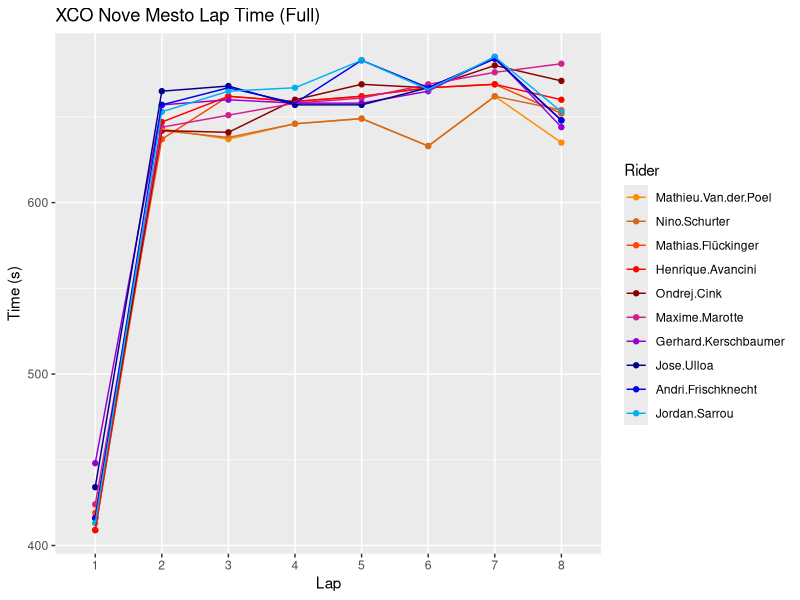
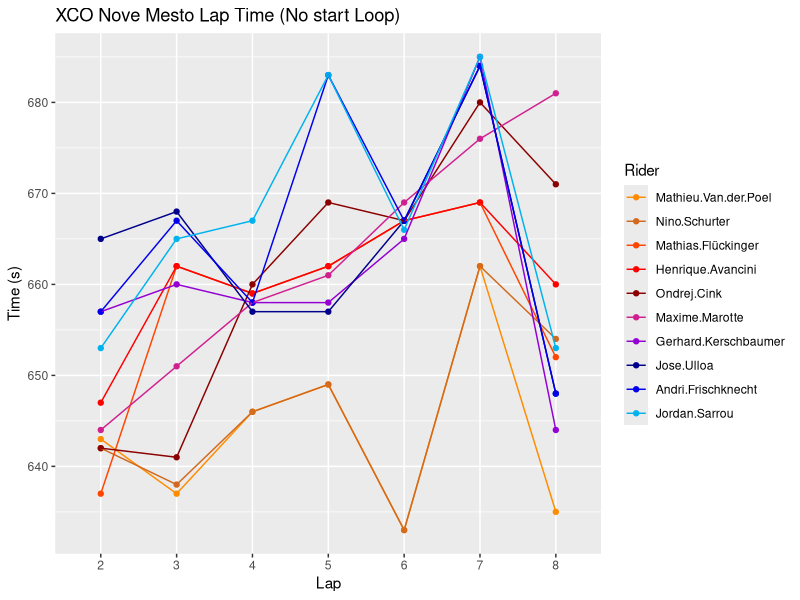
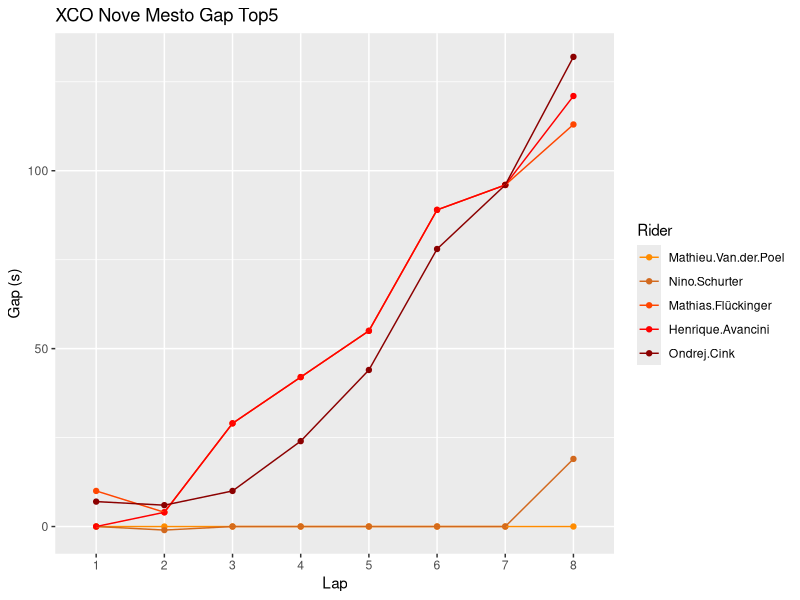
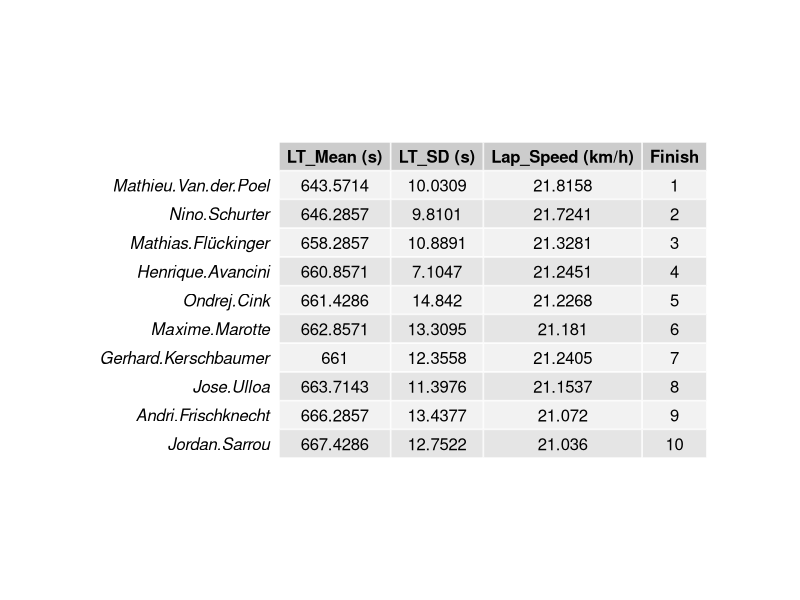
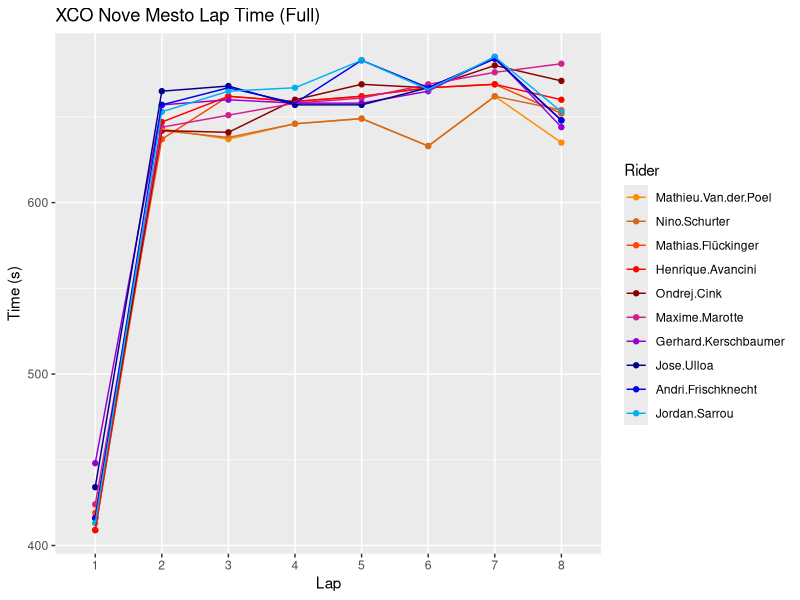
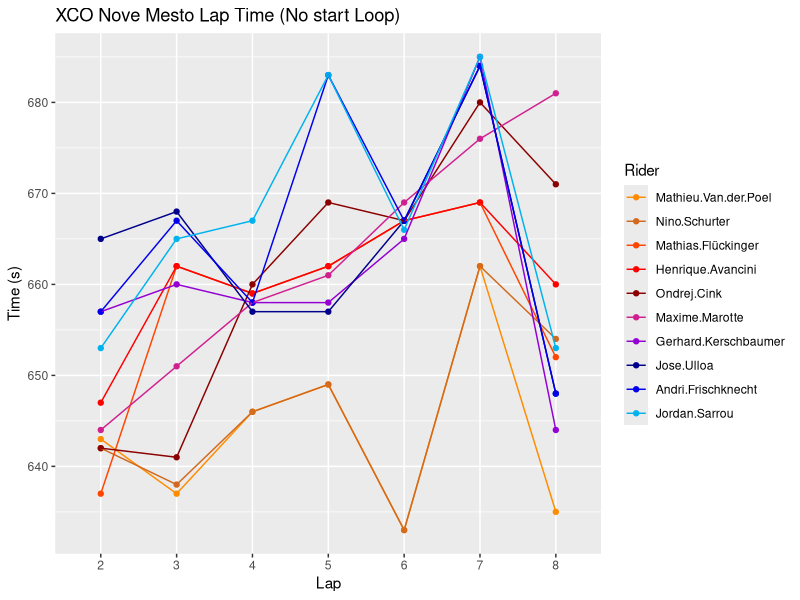
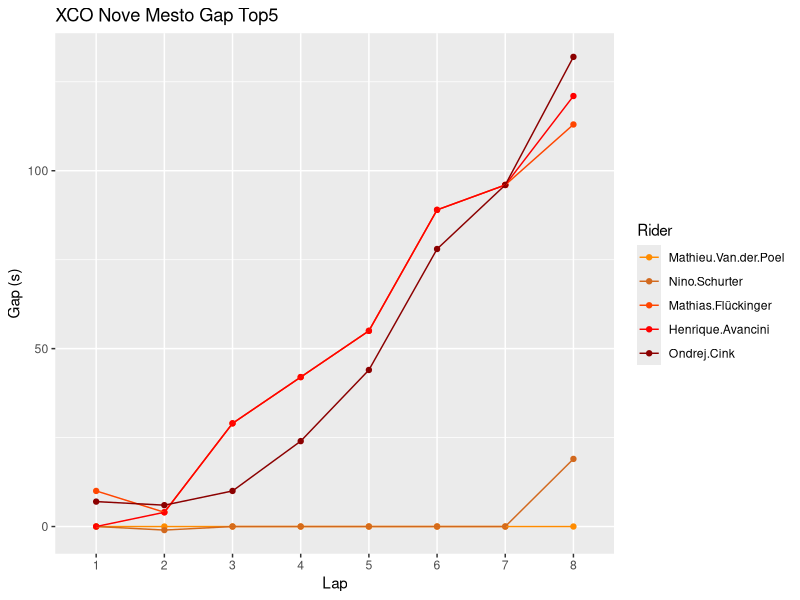

Write R code to recreate these figures, in order.
#MTB Data Analysis
## ================================================================================##
# ==============================READ ME=======================================#

# Always check the number of laps in the race, editing on the dataframe must be done accordingly.
# Always check presence of a starting loop in the race. If not present comment all _NSL script lines.
# modfiy nlaps only during the generation of the variable
# modify lap_length only during generation of the variable (meters)
# when computing mean and sd check the presence of startloop: if it wasnt in the race all occurences of 
  #DF_LapTime_NSL should become DF_LapTime
# fix the ratio for the jpeg table -> recomended: 800x400

#Data and variables
DF = read.csv("XCO_NOVE_MESTO.csv")

nlaps=8 
lap_length = 3900

## ================================================================================##
#Data frame manip -> conversion to seconds and creation of timegaps
#install.packages("lubridate")
library(lubridate)
DF_LapTime= DF[-c(9:11),]
for (i in 2:11) {
  DF_LapTime[[i]]= period_to_seconds(hms(DF_LapTime[[i]]))
}

# no start loop
DF_LapTime_NSL= DF_LapTime[-1,]
DF_LapTime_NSL

#timegaps
DF_TimeGap = DF_LapTime[1:6]
for (j in 1:nlaps) {
  temp = DF_TimeGap[j,2]
  for (t in 2:6) {
    if(j == 1){
      DF_TimeGap[j,t] = (DF_TimeGap[j,t] - temp) 
    }
    else{
      DF_TimeGap[j,t] = DF_TimeGap[j-1,t] + (DF_TimeGap[j,t] - temp)
    }
  }
}

# Mean and SD Laps -> "index" of how steady the rider was tempo-wise
Mean = c(1:10)
SD = c(1:10)
AVGSpeed = c(1:10)
for(i in 2:11){
  Mean[i-1]= round( mean(DF_LapTime_NSL[,i]), digits = 4 )
  SD[i-1]= round ( sd(DF_LapTime_NSL[,i]), digits= 4 )
  AVGSpeed[i-1] = round( (lap_length/Mean[i-1]) * 3.6, digits=4 )
}
DF_Stats = data.frame(matrix (ncol = 10, nrow = 3))
colnames(DF_Stats)= c(colnames(DF[2:11]))
DF_Stats[1,]= Mean
DF_Stats[2,]= SD
DF_Stats[3,]= AVGSpeed
row.names(DF_Stats)= c("LT_Mean (s)", "LT_SD (s)", "Lap_Speed (km/h)")
DF_Stats= t(DF_Stats)
Finish = c(1:10)
DF_Stats= cbind(DF_Stats, Finish)


## ================================================================================##
#melting the dataframe -> easy access for ggplot
library(reshape2)
DFMelt = melt(DF_LapTime, id.var="Lap")
names(DFMelt)[2] = "Rider"
names(DFMelt)[3] = "Time"

DFMelt_NSL = melt(DF_LapTime_NSL, id.var="Lap")
names(DFMelt_NSL)[2] = "Rider"
names(DFMelt_NSL)[3] = "Time"

DFMelt_TimeGap = melt(DF_TimeGap, id.var="Lap")
names(DFMelt_TimeGap)[2] = "Rider"
names(DFMelt_TimeGap)[3] = "Gap"


## ================================================================================##
#Graphical objects
#full
 library(ggplot2)
ggplot(DFMelt, aes(x = Lap, y = Time, col= Rider, group = Rider)) +
  geom_point()+
  geom_line()+
  xlab("Lap")+ ylab("Time (s)")+
  ggtitle("XCO Nove Mesto Lap Time (Full)")+
  scale_color_manual(values = c ("darkorange","chocolate","orangered1","red", "red4",
                                 "violetred", "darkviolet", "blue4", "blue2","deepskyblue2"))
ggsave("XCO_NOVE_MESTO_FULL.jpg")

#no start loop
ggplot(DFMelt_NSL, aes(x = Lap, y = Time, col= Rider, group = Rider)) +
  geom_point()+
  geom_line()+
  xlab("Lap")+ ylab("Time (s)")+
  ggtitle("XCO Nove Mesto Lap Time (No start Loop)")+
  scale_color_manual(values = c ("darkorange","chocolate","orangered1","red", "red4",
                                 "violetred", "darkviolet", "blue4", "blue2", "deepskyblue2"))
ggsave("XCO_NOVE_MESTO_NSL.jpg")

#timegaps
ggplot(DFMelt_TimeGap, aes(x = Lap, y = Gap, col= Rider, group = Rider)) +
  geom_point()+
  geom_line()+
  xlab("Lap")+ ylab("Gap (s)")+
  ggtitle("XCO Nove Mesto Gap Top5")+
  scale_color_manual(values = c ("darkorange","chocolate","orangered1","red", "red4"))
ggsave("XCO_NOVE_MESTO_GAP.jpg")

#mean-sd data
#install.packages("gridExtra")

library(gridExtra)
library(grid)
grid.newpage()
grid.table( as.data.frame(DF_Stats) )

  